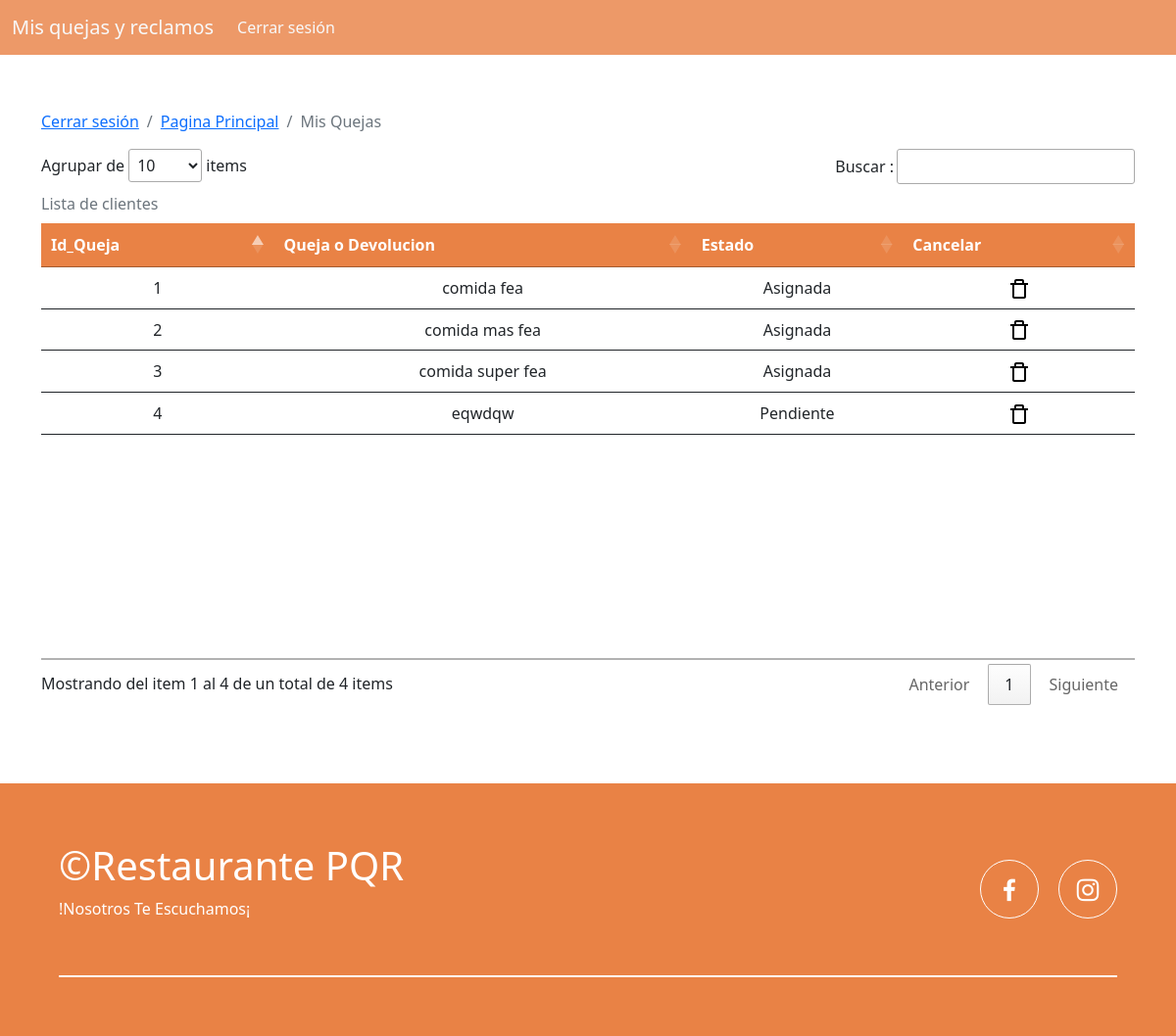
/VistaSeguimientoQuejas.php (signed in), run on the app's committed database.
### tables this page shows
CREATE TABLE `quejas` (
  `id_queja` int(11) NOT NULL,
  `nombre_cliente` varchar(255) NOT NULL,
  `email_cliente` varchar(255) NOT NULL,
  `queja` text NOT NULL,
  `estado` varchar(50) NOT NULL,
  `asignar` int(11) DEFAULT NULL
);

### VistaSeguimientoQuejas.php (the view, shortened to what this page needs)
<!DOCTYPE html>
<html lang="en">
<head>
    <link rel="stylesheet" href="css/estilos.css">
    <link href='https://unpkg.com/boxicons@2.1.4/css/boxicons.min.css' rel='stylesheet'>
    <link rel="stylesheet" href="https://cdn.jsdelivr.net/npm/bootstrap-icons@1.10.5/font/bootstrap-icons.css">
    <link href="https://cdn.jsdelivr.net/npm/bootstrap@5.2.3/dist/css/bootstrap.min.css" rel="stylesheet"
>
    <link rel="stylesheet" href="https://cdn.datatables.net/1.13.4/css/jquery.dataTables.min.css">
</head>
<body>
    <?php include('fragmentos/menuAdministrador.php'); ?>
    <div class="container breadDetalles">
        <nav aria-label="breadcrumb">
            <ol class="breadcrumb">
            <li class="breadcrumb-item linkBreadcrumb"><a href="cerrarsesion.php">Cerrar sesión</a></li>
                    <li class="breadcrumb-item linkBreadcrumb"><a href="PaginaPrincipal.php">Pagina Principal</a></li>
                    <li class="breadcrumb-item linkBreadcrumb active" aria-current="page" >Mis Quejas</li>
            </ol>
        </nav>
    </div>
    <main>
        <div class="container table-responsive tablaR">
            <table class="table" id="example">
                <caption class="caption-top">Lista de clientes</caption>
                <thead class="cabezaTabla">
                    <tr class="container">
                        <th scope="col">Id_Queja</th>
                        <th scope="col">Queja o Devolucion</th>
                        <th scope="col">Estado</th>
                        <th scope="col">Cancelar</th>
                    </tr>
                </thead>
                <tbody class="table-group-divider">
                    <?php
                        include("conexion.php");
                        $consulta= "SELECT * FROM quejas";
                        $bd=mysqli_query($conectado,$consulta);
                        while($bd2=mysqli_fetch_array($bd)){
                    ?>
                    <tr>
                        <td><?php echo $bd2 ['id_queja'];?></td>
                        <td><?php echo $bd2 ['queja'];?></td>
                        <td><?php echo $bd2 ['estado'];?></td>
                        <td><a href="BDEliminarQuejas.php?id_queja=<?php echo $bd2 ['id_queja']?>"
                                onclick="return confirmarCancelarQueja()"><img src="./img/bx-trash-alt.svg" alt=""
                                    srcset=""></a></td>
                    </tr>
                    <?php
                        }
                    ?>
                </tbody>
            </table>
    </main>
    <?php include('fragmentos/footer.php'); ?>
</body>
</html>

### css/estilos.css (style rules this page uses)
* { margin: 0; padding: 0; box-sizing: border-box; }
.breadDetalles { margin-top: 7rem; }
.tablaR { margin-bottom: 5rem; }
:root { scroll-behavior: smooth; }
body { font-family: 'Open Sans', sans-serif; }
tr { text-align: center; }
.table { Width: 75%; margin-left: auto; margin-right: auto; }
.cabezaTabla { background-color: #e98245; color: #fff; }

### data on the page
quejas: id_queja "1", queja "comida fea", estado "Asignada"
quejas: id_queja "2", queja "comida mas fea", estado "Asignada"
quejas: id_queja "3", queja "comida super fea", estado "Asignada"
quejas: id_queja "4", queja "eqwdqw", estado "Pendiente"
